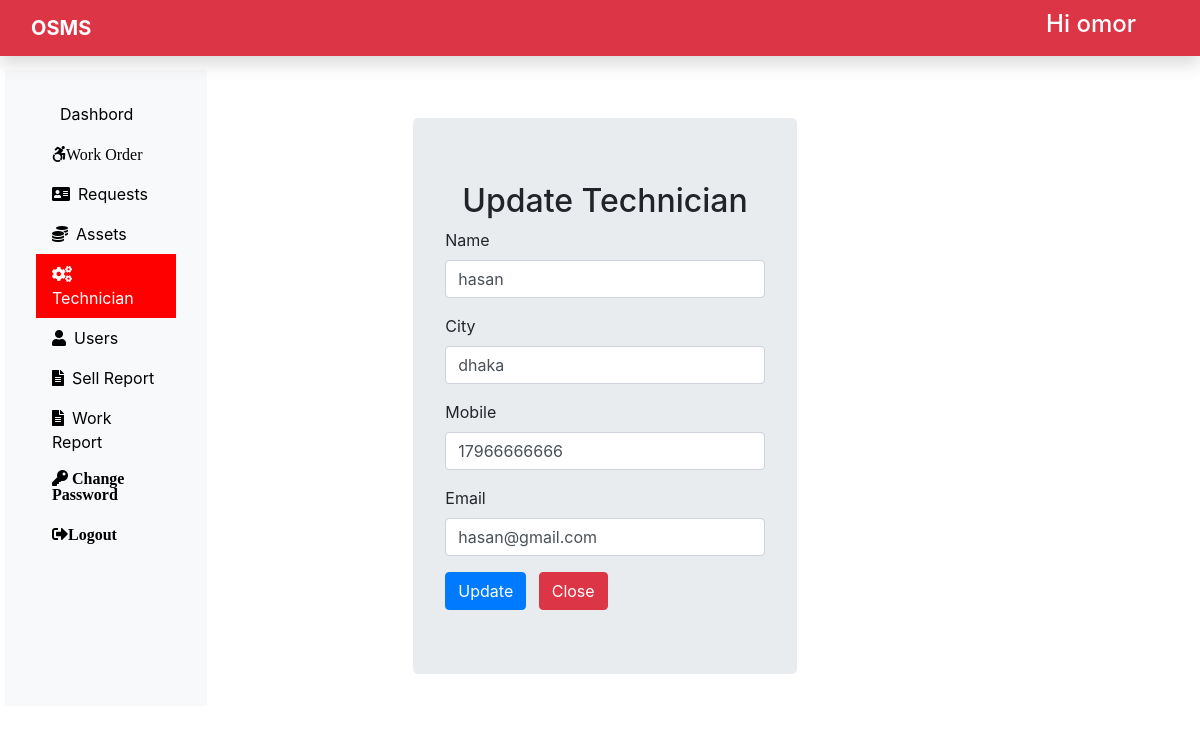
The app's page /Admin/technician_update.php?id=4 (signed in) with its own data.
### tables this page shows
CREATE TABLE `technician` (
  `tech_id` int(11) NOT NULL,
  `tech_name` varchar(255) NOT NULL,
  `tech_city` varchar(255) NOT NULL,
  `tech_mobile` bigint(20) NOT NULL,
  `tech_email` varchar(255) NOT NULL
);

### Admin/technician_update.php (the view, shortened to what this page needs)
<?php
include "dashbord_header.php";
include 'dbconnect.php';
$tech_name = '';
$tech_city = '';
$tech_mobile = '';
$tech_email = '';
if(isset($_GET['id'])){
	$tech_id = $_GET['id'];
	$sql = "SELECT * FROM `technician` WHERE tech_id = '{$tech_id}'";
	$result = $conn->query($sql);
	$row = $result->fetch_assoc();
	$tech_name = $row['tech_name'];
	$tech_city = $row['tech_city'];
	$tech_mobile = $row['tech_mobile'];
	$tech_email = $row['tech_email'];
}
?>
<div class="col-sm-6">
	<form action="technician_update_action.php" method="POST" class="jumbotron offset-4 mt-5">
		<h2 class="text-center ">Update Technician</h2>
		<div class="form-group">
			<label for="">Name</label>
			<input type="text" name="name" required value="<?php echo $tech_name;?>" class="form-control" >
		</div>
		<div class="form-group">
			<label for="">City</label>
			<input type="text" name="city" required value="<?php echo $tech_city;?>" class="form-control">
		</div>
		<div class="form-group">
			<label for="">Mobile</label>
			<input type="text" name="mobile" required value="<?php echo $tech_mobile;?>" class="form-control">
		</div>
		<div class="form-group">
			<label for="">Email</label>
			<input type="text" name="email" required value="<?php echo $tech_email;?>" class="form-control">
		</div>
		<div>
			<button class="btn btn-primary mr-2" name="update" value="submit">Update</button>
			<button class="btn btn-danger" name="close" value="submit">Close</button>
		</div>
	</form>
</div>

### CSS/style.css (style rules this page uses)
* { margin: 0; padding: 0; box-sizing: border-box; }
body { font-family: 'Ubuntu', sans-serif; }

### records on screen
technician: name "hasan", city "dhaka", mobile "17966666666", email "hasan@gmail.com"

### other values on screen
$_SESSION['name'] "omor"
